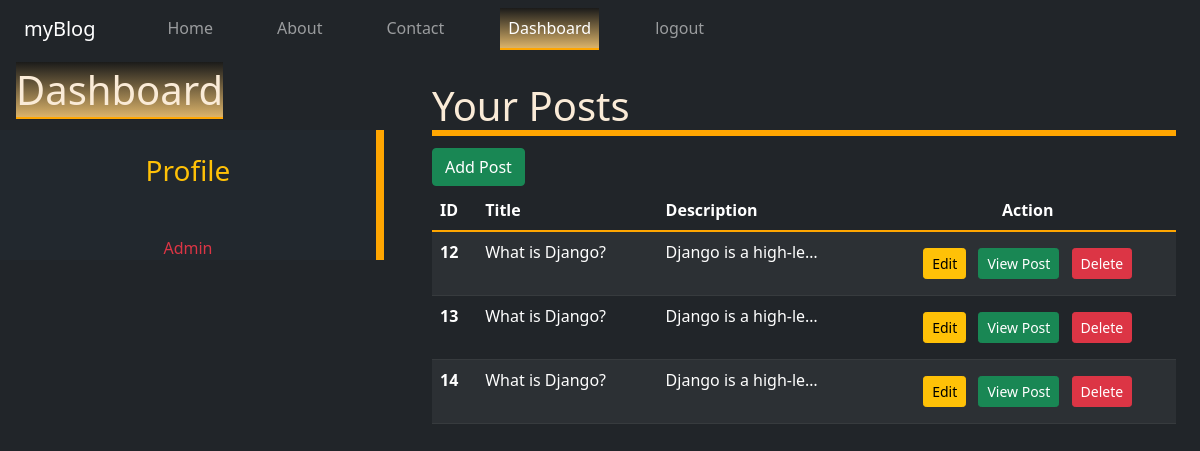
Page /dashboard/ (signed in) on the earlier database version.
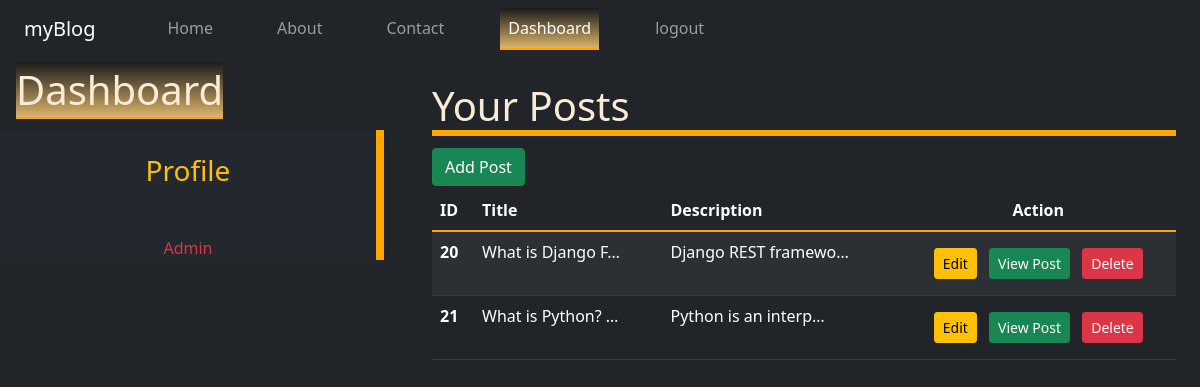
Same page on the later database version.
### blog/models.py (models this page shows)
class Post(models.Model):
    author = models.ForeignKey(User, on_delete=models.CASCADE)
    title = models.CharField(max_length=100)
    desc = models.TextField()

### blog/views.py (the view)
# urls.py: path('dashboard/', views.user_dashboard, name='dashboard'),
@login_required
def user_dashboard(request):
    if request.user.is_authenticated:
        if request.user.has_perm('blog.add_post'):
            posts = Post.objects.filter(author=request.user)
            gps = request.user.groups.all()
            if request.method == 'POST':
                if request.user.is_superuser:
                    form = AdminProfileForm(request.POST, instance=request.user)
                else:
                    form = UserProfileForm(request.POST, instance=request.user)
                if form.is_valid():
                    form.save()
                    return HttpResponseRedirect('/dashboard/')
            else:
                if request.user.is_superuser:
                    form = AdminProfileForm(instance=request.user)
                else:
                    form = UserProfileForm(instance=request.user)
            return render(request,'blog/dashboard.html',{'form':form,'dashboard':'active bb','post':posts,'gps':gps})
        else:
            return render(request,'blog/dashboard.html')
    else:
        return HttpResponseRedirect('/login/')

### blog/templates/blog/dashboard.html (shortened to what this page needs)
{% extends 'blog/base.html' %}
{% load static %}
{% block side %}
<div class="col-sm-4">
    <div class='ms-3 mt-2'>
        <h1 class='text-center bb' style='display:inline;'>Dashboard</h1>
    </div>
    <div class="container mt-3 bbr">
        <h3 class='text-center mb-3 pt-4 text-warning'>Profile</h3>
        <div class='text-center'>
        </div>
        {% if request.user.is_superuser %}
        <p class='text-center text-danger'>Admin</p>
        {% else %}
        {% for group in gps %}
        <p class='text-center text-danger'>{{group.name}}</p>
        {% endfor %}
        {% endif %}
    </div>
</div>
{% endblock side %}
{% block content %}
<div class="col-sm-8">
    <div class="container">
        <div>
            <h1 class='bbt mt-4'>Your Posts</h1>
            <div>
                {% if perms.blog.add_post %}
                <a href="{% url 'blog:add_post' %}" class='btn btn-success my-1'>Add Post</a>
                {% endif %}
            </div>
            {% if post %}
            <table class="table table-dark table-striped table-hover">
                <thead class='bb'>
                    <tr>
                        <th scope="col">ID</th>
                        <th scope="col">Title</th>
                        <th scope="col">Description</th>
                        <th scope="col" class='text-center'>Action</th>
                    </tr>
                </thead>
                <tbody>
                    {% for pt in post %}
                    <tr>
                        <th scope="row">{{pt.id}}</th>
                        <td>{{pt.title|truncatechars:17}}</td>
                        <td>{{pt.desc|truncatechars:20}}</td>
                        <td class='text-center'>
                            <a href="{% url 'blog:update' pt.id %}" class='btn btn-warning  btn-sm my-2'>Edit</a>
                            <a href="{% url 'blog:detail' pt.id %}" class='btn btn-success btn-sm my-2 mx-2'>View Post</a>
                            {% if request.user.is_superuser %}
                            <a href="{% url 'blog:delete' pt.id %}" class='btn btn-danger btn-sm my-2 '>Delete</a>
                            {% endif %}
                        </td>
                    </tr>
                    {% endfor %}
                    {% else %}
                    <h2 class='mt-5 ms-5 pt-5 ps-5'>You haven't posted anyting.</h2>
                    {% endif %}
                </tbody>
            </table>
        </div>
    </div>
</div>
{% endblock content %}

### blog/templates/blog/base.html (shortened to what this page needs)
<!DOCTYPE html>
{% load static %}
<html lang="en">
<head>
    <link href="https://cdn.jsdelivr.net/npm/bootstrap@5.0.2/dist/css/bootstrap.min.css" rel="stylesheet">
    <link rel="stylesheet" href="https://cdnjs.cloudflare.com/ajax/libs/font-awesome/6.1.1/css/all.min.css" />
    <link rel="stylesheet" href="{% static 'blog/css/bootstrap.css' %}">
    <link rel="stylesheet" href="{% static 'blog/css/master.css' %}">
</head>
<body class=''>
    <div class="container-fluid">
        {% include 'blog/navbar.html' %}
    </div>
    <div class="row">
        {% block side %}
        {% endblock side %}
        {% block content %}
        {% endblock content %}
    </div>
</body>
</html>

### blog/templates/blog/navbar.html (shortened to what this page needs)
<nav class="navbar navbar-expand-lg navbar-dark bg-dark">
    <div class="container-fluid">
      <a class="navbar-brand" href="/">myBlog</a>
      <div class="collapse navbar-collapse" id="navbarSupportedContent">
        <ul class="navbar-nav me-auto mb-2 mb-lg-0">
          <li class="nav-item ms-5">
            <a class="nav-link {{home}}" aria-current="page" href="{% url 'blog:home' %}">Home</a>
          </li>
          <li class="nav-item ms-5">
            <a class="nav-link {{about}} " href="{% url 'blog:about' %}">About</a>
          </li>
          <li class="nav-item ms-5">
            <a class="nav-link {{contact}}" href="{% url 'blog:contact' %}">Contact</a>
          </li>
          {% if not request.user.is_authenticated %}
          <li class="nav-item ms-5">
            <a class="nav-link {{signup}}" href="{% url 'blog:signup' %}">Sign Up</a>
          </li>
          <li class="nav-item ms-5">
            <a class="nav-link {{login}}" href="{% url 'blog:login' %}">Log In</a>
          </li>
          {% else %}
          <li class="nav-item ms-5">
            <a class="nav-link {{dashboard}}" href="{% url 'blog:dashboard' %}">Dashboard</a>
          </li>
          <li class="nav-item ms-5">
            <a class="nav-link" href="{% url 'blog:logout' %}">logout</a>
          </li>
          {% endif %}
        </ul>
      </div>
    </div>
  </nav>

### blog/static/blog/css/master.css (style rules this page uses)
body { color:antiquewhite; background-color: #212529; }
.bb { border-bottom: 2px solid rgb(255, 166, 1); background-image: linear-gradient(to bottom, rgb(27, 27, 26) , rgb(219, 179, 106)); }
.bbr { border-right: 8px solid rgb(255, 166, 1); background-color: rgb(34 40 46); }
.bbt { border-bottom: 6px solid rgb(255, 166, 1); }

Differences in the rows shown:
removed Post: id "12", title "What is Django?", desc "Django is a high-le…"
removed Post: id "13", title "What is Django?", desc "Django is a high-le…"
removed Post: id "14", title "What is Django?", desc "Django is a high-le…"
added Post: id "20", title "What is Django F…", desc "Django REST framewo…"
added Post: id "21", title "What is Python? …", desc "Python is an interp…"
